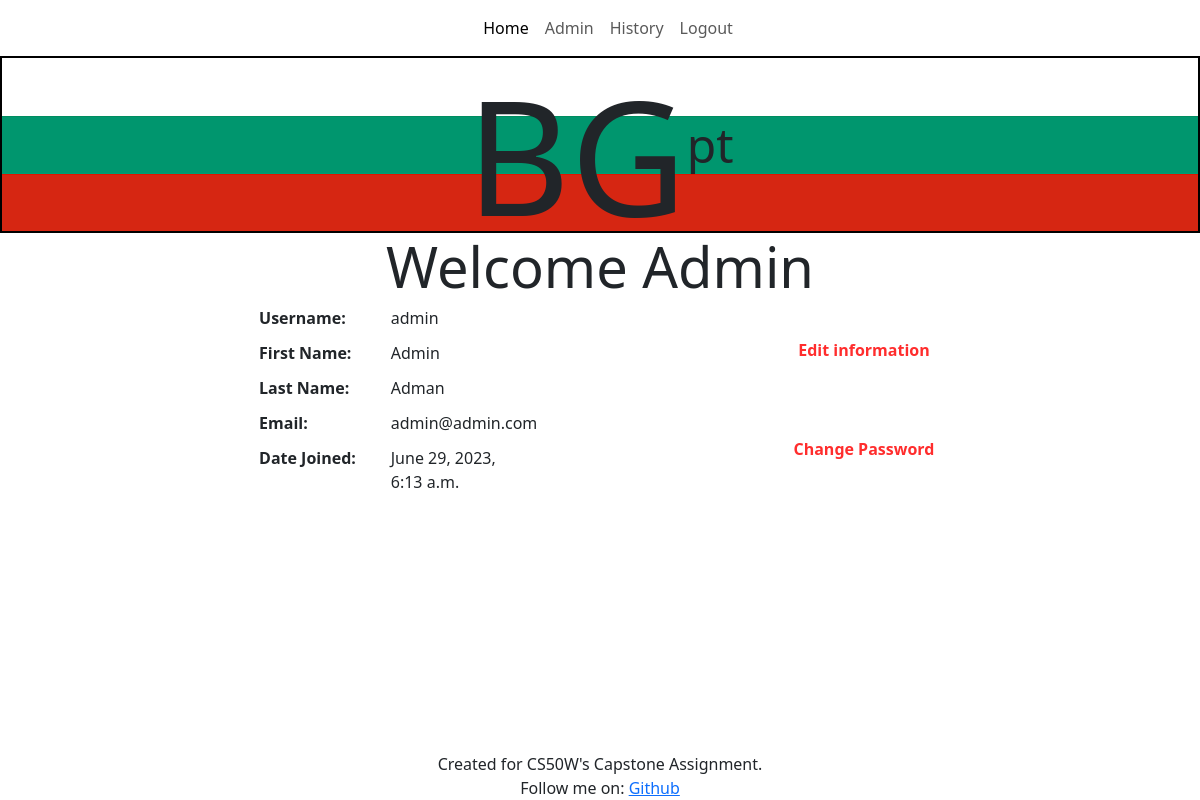
/profile/2 (signed in), run on an earlier commit of the app's database.
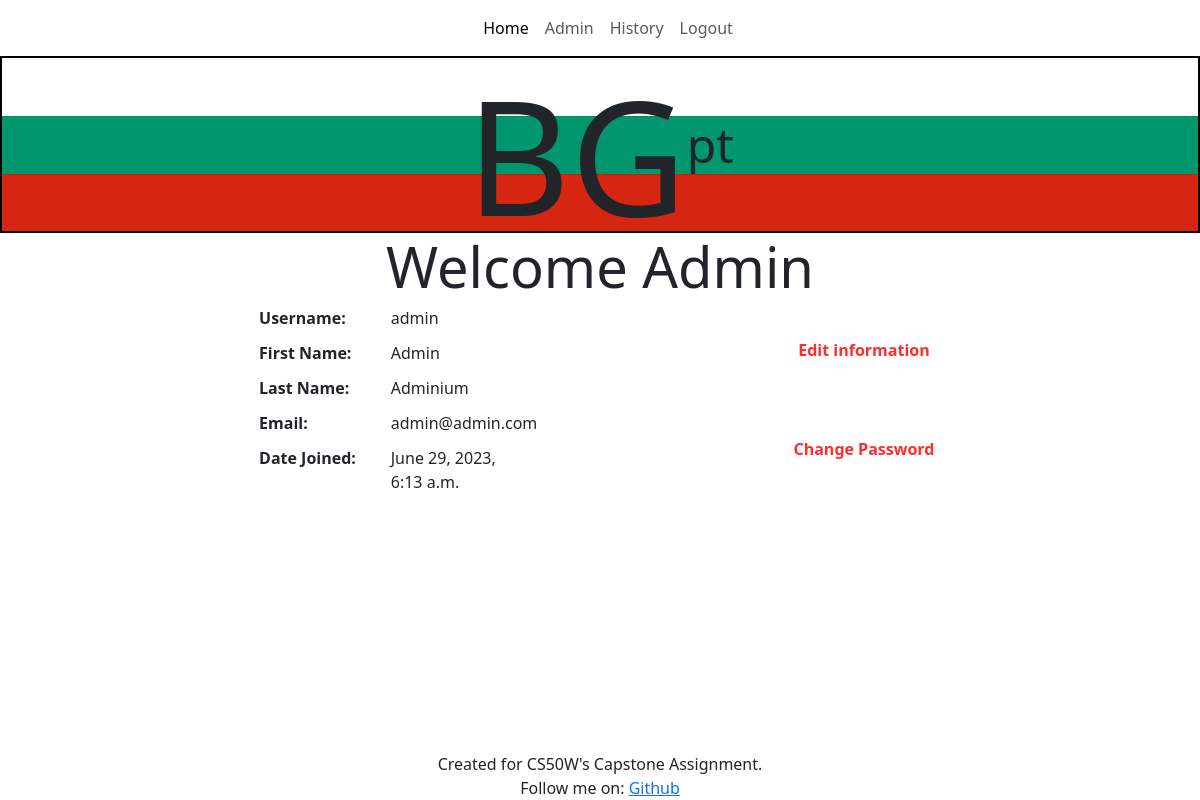
And on a later commit of the database.
### BGpt/models.py (models this page shows)
class User(AbstractUser):
    pass

### BGpt/views.py (the view, shortened to what this page needs)
# urls.py: path("profile/<int:user_id>", views.profile_view, name="profile"),
@login_required
def profile_view(request, user_id):
    try:
        user = models.User.objects.get(pk=user_id)
    except models.User.DoesNotExist:
        raise PermissionDenied
    if request.user != user:
        raise PermissionDenied
    return render(request, "BGPT/profile.html",{
        "user": user
    })

### BGpt/templates/BGpt/profile.html (shortened to what this page needs)
{% extends "BGpt/layout.html" %}
{% load static %}
{% block body %}
<div id="bgpt-logo-cont">
    <h1>B</h1>
    <h1>G</h1>
    <h3>p</h3>
    <h3>t</h3>
</div>
<div class="welcome-cont">
    {% if user.first_name %}
    <div class="display-4">Welcome {{ user.first_name | capfirst}}</div>
    {% else %}
    <div class="display-4">Welcome {{ user.username | capfirst}}</div>
    {% endif %}
</div>
<div id="formcontainer">
    <div class="user-cont">
        <div class="view-deets">
            <div class="deets-cont">
                <div><strong>Username:</strong></div>
                <div>{{ user.username }}</div>
            </div>
            <div class="deets-cont">
                <div><strong>First Name:</strong></div>
                <div>{{ user.first_name }}</div>
            </div>
            <div class="deets-cont">
                <div><strong>Last Name:</strong></div>
                <div>{{ user.last_name }}</div>
            </div>
            <div class="deets-cont">
                <div><strong>Email:</strong></div>
                <div>{{ user.email }}</div>
            </div>
            <div class="deets-cont">
                <div><strong>Date Joined:</strong></div>
                <div>{{ user.date_joined }}</div>
            </div>
        </div>
        <div id="prof_btns">
            <button class="btn btn-prim" id="edit-user">Edit information</button>
            <button class="btn btn-prim" id="edit-pw">Change Password</button>
        </div>
    </div>
</div>
{% endblock %}

### BGpt/templates/BGpt/layout.html (shortened to what this page needs)
{% load static %}
<!DOCTYPE html>
<html lang="en">
  <head>
      <link href="{% static 'BGpt/styles.css' %}" rel="stylesheet">
      <link href="https://cdn.jsdelivr.net/npm/bootstrap@5.3.0/dist/css/bootstrap.min.css" rel="stylesheet">
      <link rel="stylesheet" href="https://cdnjs.cloudflare.com/ajax/libs/font-awesome/6.4.0/css/all.min.css">
  </head>
  <body>
      <nav class="navbar navbar-expand-lg navbar-light bg-light2">
        <div class="container-fluid">
          <div class="collapse navbar-collapse" id="navbarNavAltMarkup">
            <div class="navbar-nav">
              <a class="nav-link active" aria-current="page" href="{% url 'index' %}">Home</a>
              {% if user.is_authenticated %}
              <a class="nav-link" href="{% url 'profile' user.id %}">{{ user.username | capfirst }}</a>
              <a class="nav-link" href="{% url 'history' user.id %}">History</a>
              <a class="nav-link" href="{% url 'logout' %}">Logout</a>
              {% else %}
              <a class="nav-link" href="{% url 'login' %}">Login</a>
              <a class="nav-link" href="{% url 'register' %}">Register</a>
              {% endif %}
            </div>
          </div>
        </div>
      </nav>
      <div class="body-cont">
        {% block body %}
        {% endblock %}
      </div>
      <footer>
        <div>Created for CS50W's Capstone Assignment.</div>
        <div>Follow me on: <a href="https://github.com/dermotbg" target="_blank">Github</a></div>
      </footer>
  </body>
</html>

### BGpt/static/BGpt/styles.css (style rules this page uses)
body { display: flex; flex-direction: column; min-height: 100vh; }
body .body-cont { flex: 1; }
body .btn-prim { background-color: #ffffff; color: #ff2d2d; font-weight: bold; border-width: 1px; border-style: solid; border: #2b0000; }
body #bgpt-logo-cont { display: flex; flex-direction: row; justify-content: center; align-items: center; background-image: url(Flag.png); border: solid 2px black; }
body #bgpt-logo-cont h1 { font-size: 10rem; max-height: 165px; }
body #bgpt-logo-cont h3 { font-size: 3em; margin-bottom: 0; }
body .display-4 { text-align: center; }
body .bg-light2 { background-color: white; border: none; box-shadow: none; }
#navbarNavAltMarkup { justify-content: center; padding: 0 5% 0 5%; }
footer { display: flex; flex-direction: column; justify-content: center; align-items: center; }
.navbar-light { box-shadow: 0 0 0 5px #0f4d32; }
#formcontainer .user-cont { display: flex; flex-direction: row; justify-content: space-evenly; }
#formcontainer #prof_btns { display: flex; flex-direction: column; justify-content: space-around; }
#formcontainer #prof_btns > * { margin: 10% 0 10% 0; }
#formcontainer .deets-cont { display: flex; flex-direction: row; justify-content: flex-start; width: 100%; }
#formcontainer .deets-cont > * { width: 50%; }
#formcontainer .view-deets > * { padding: 2% 2% 2% 2%; }

What changed in the data, as far as the page shows it:
changed User "Admin": last_name "Adman" → "Adminium"
